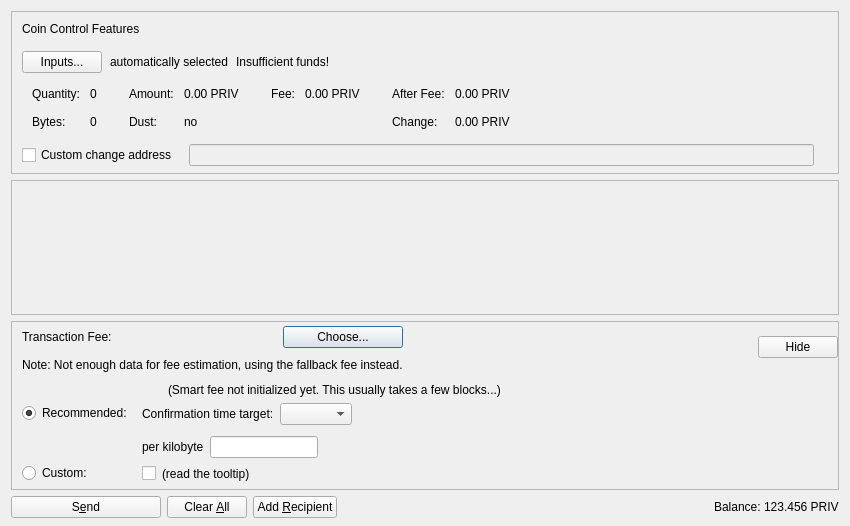
<?xml version="1.0" encoding="UTF-8"?>
<ui version="4.0">
 <class>SendCoinsDialog</class>
 <widget class="QDialog" name="SendCoinsDialog">
  <property name="geometry">
   <rect>
    <x>0</x>
    <y>0</y>
    <width>850</width>
    <height>526</height>
   </rect>
  </property>
  <property name="windowTitle">
   <string>Send Coins</string>
  </property>
  <layout class="QVBoxLayout" name="verticalLayout" stretch="0,1,0,0">
   <property name="bottomMargin">
    <number>8</number>
   </property>
   <item>
    <widget class="QFrame" name="frameCoinControl">
     <property name="sizePolicy">
      <sizepolicy hsizetype="Expanding" vsizetype="Expanding">
       <horstretch>0</horstretch>
       <verstretch>0</verstretch>
      </sizepolicy>
     </property>
     <property name="maximumSize">
      <size>
       <width>16777215</width>
       <height>16777215</height>
      </size>
     </property>
     <property name="frameShape">
      <enum>QFrame::StyledPanel</enum>
     </property>
     <property name="frameShadow">
      <enum>QFrame::Sunken</enum>
     </property>
     <layout class="QVBoxLayout" name="verticalLayoutCoinControl2">
      <property name="spacing">
       <number>0</number>
      </property>
      <property name="leftMargin">
       <number>0</number>
      </property>
      <property name="topMargin">
       <number>0</number>
      </property>
      <property name="rightMargin">
       <number>0</number>
      </property>
      <property name="bottomMargin">
       <number>6</number>
      </property>
      <item>
       <layout class="QVBoxLayout" name="verticalLayoutCoinControl" stretch="0,0,0,0,1">
        <property name="spacing">
         <number>0</number>
        </property>
        <property name="leftMargin">
         <number>10</number>
        </property>
        <property name="topMargin">
         <number>10</number>
        </property>
        <item>
         <layout class="QHBoxLayout" name="horizontalLayoutCoinControl1">
          <property name="bottomMargin">
           <number>15</number>
          </property>
          <item>
           <widget class="QLabel" name="labelCoinControlFeatures">
            <property name="sizePolicy">
             <sizepolicy hsizetype="Preferred" vsizetype="Maximum">
              <horstretch>0</horstretch>
              <verstretch>0</verstretch>
             </sizepolicy>
            </property>
            <property name="text">
             <string>Coin Control Features</string>
            </property>
           </widget>
          </item>
         </layout>
        </item>
        <item>
         <layout class="QHBoxLayout" name="horizontalLayoutCoinControl2" stretch="0,0,0,0">
          <property name="spacing">
           <number>8</number>
          </property>
          <property name="bottomMargin">
           <number>10</number>
          </property>
          <item>
           <widget class="QPushButton" name="pushButtonCoinControl">
            <property name="styleSheet">
             <string notr="true"/>
            </property>
            <property name="text">
             <string>Inputs...</string>
            </property>
            <property name="autoDefault">
             <bool>false</bool>
            </property>
           </widget>
          </item>
          <item>
           <widget class="QLabel" name="labelCoinControlAutomaticallySelected">
            <property name="text">
             <string>automatically selected</string>
            </property>
            <property name="margin">
             <number>5</number>
            </property>
           </widget>
          </item>
          <item>
           <widget class="QLabel" name="labelCoinControlInsuffFunds">
            <property name="text">
             <string>Insufficient funds!</string>
            </property>
            <property name="margin">
             <number>5</number>
            </property>
           </widget>
          </item>
          <item>
           <spacer name="horizontalSpacerCoinControl">
            <property name="orientation">
             <enum>Qt::Horizontal</enum>
            </property>
            <property name="sizeHint" stdset="0">
             <size>
              <width>40</width>
              <height>1</height>
             </size>
            </property>
           </spacer>
          </item>
         </layout>
        </item>
        <item>
         <widget class="QWidget" name="widgetCoinControl" native="true">
          <property name="sizePolicy">
           <sizepolicy hsizetype="Preferred" vsizetype="Preferred">
            <horstretch>0</horstretch>
            <verstretch>0</verstretch>
           </sizepolicy>
          </property>
          <property name="minimumSize">
           <size>
            <width>0</width>
            <height>0</height>
           </size>
          </property>
          <property name="styleSheet">
           <string notr="true"/>
          </property>
          <layout class="QHBoxLayout" name="horizontalLayoutCoinControl5">
           <property name="leftMargin">
            <number>0</number>
           </property>
           <property name="topMargin">
            <number>0</number>
           </property>
           <property name="rightMargin">
            <number>0</number>
           </property>
           <property name="bottomMargin">
            <number>0</number>
           </property>
           <item>
            <layout class="QHBoxLayout" name="horizontalLayoutCoinControl3" stretch="0,0,0,1">
             <property name="spacing">
              <number>20</number>
             </property>
             <property name="topMargin">
              <number>0</number>
             </property>
             <property name="bottomMargin">
              <number>10</number>
             </property>
             <item>
              <layout class="QFormLayout" name="formLayoutCoinControl1">
               <property name="horizontalSpacing">
                <number>10</number>
               </property>
               <property name="verticalSpacing">
                <number>14</number>
               </property>
               <property name="leftMargin">
                <number>10</number>
               </property>
               <property name="topMargin">
                <number>4</number>
               </property>
               <property name="rightMargin">
                <number>6</number>
               </property>
               <item row="0" column="0">
                <widget class="QLabel" name="labelCoinControlQuantityText">
                 <property name="text">
                  <string>Quantity:</string>
                 </property>
                 <property name="margin">
                  <number>0</number>
                 </property>
                </widget>
               </item>
               <item row="0" column="1">
                <widget class="QLabel" name="labelCoinControlQuantity">
                 <property name="cursor">
                  <cursorShape>IBeamCursor</cursorShape>
                 </property>
                 <property name="contextMenuPolicy">
                  <enum>Qt::ActionsContextMenu</enum>
                 </property>
                 <property name="text">
                  <string notr="true">0</string>
                 </property>
                 <property name="margin">
                  <number>0</number>
                 </property>
                 <property name="textInteractionFlags">
                  <set>Qt::LinksAccessibleByMouse|Qt::TextSelectableByKeyboard|Qt::TextSelectableByMouse</set>
                 </property>
                </widget>
               </item>
               <item row="1" column="0">
                <widget class="QLabel" name="labelCoinControlBytesText">
                 <property name="text">
                  <string>Bytes:</string>
                 </property>
                </widget>
               </item>
               <item row="1" column="1">
                <widget class="QLabel" name="labelCoinControlBytes">
                 <property name="cursor">
                  <cursorShape>IBeamCursor</cursorShape>
                 </property>
                 <property name="contextMenuPolicy">
                  <enum>Qt::ActionsContextMenu</enum>
                 </property>
                 <property name="text">
                  <string notr="true">0</string>
                 </property>
                 <property name="textInteractionFlags">
                  <set>Qt::LinksAccessibleByMouse|Qt::TextSelectableByKeyboard|Qt::TextSelectableByMouse</set>
                 </property>
                </widget>
               </item>
              </layout>
             </item>
             <item>
              <layout class="QFormLayout" name="formLayoutCoinControl2">
               <property name="horizontalSpacing">
                <number>10</number>
               </property>
               <property name="verticalSpacing">
                <number>14</number>
               </property>
               <property name="leftMargin">
                <number>6</number>
               </property>
               <property name="topMargin">
                <number>4</number>
               </property>
               <property name="rightMargin">
                <number>6</number>
               </property>
               <item row="0" column="0">
                <widget class="QLabel" name="labelCoinControlAmountText">
                 <property name="text">
                  <string>Amount:</string>
                 </property>
                 <property name="margin">
                  <number>0</number>
                 </property>
                </widget>
               </item>
               <item row="0" column="1">
                <widget class="QLabel" name="labelCoinControlAmount">
                 <property name="cursor">
                  <cursorShape>IBeamCursor</cursorShape>
                 </property>
                 <property name="contextMenuPolicy">
                  <enum>Qt::ActionsContextMenu</enum>
                 </property>
                 <property name="text">
                  <string notr="true">0.00 PRIV</string>
                 </property>
                 <property name="textInteractionFlags">
                  <set>Qt::LinksAccessibleByMouse|Qt::TextSelectableByKeyboard|Qt::TextSelectableByMouse</set>
                 </property>
                </widget>
               </item>
               <item row="1" column="0">
                <widget class="QLabel" name="labelCoinControlLowOutputText">
                 <property name="text">
                  <string>Dust:</string>
                 </property>
                </widget>
               </item>
               <item row="1" column="1">
                <widget class="QLabel" name="labelCoinControlLowOutput">
                 <property name="cursor">
                  <cursorShape>IBeamCursor</cursorShape>
                 </property>
                 <property name="contextMenuPolicy">
                  <enum>Qt::ActionsContextMenu</enum>
                 </property>
                 <property name="text">
                  <string notr="true">no</string>
                 </property>
                 <property name="textInteractionFlags">
                  <set>Qt::LinksAccessibleByMouse|Qt::TextSelectableByKeyboard|Qt::TextSelectableByMouse</set>
                 </property>
                </widget>
               </item>
              </layout>
             </item>
             <item>
              <layout class="QFormLayout" name="formLayoutCoinControl3">
               <property name="horizontalSpacing">
                <number>10</number>
               </property>
               <property name="verticalSpacing">
                <number>14</number>
               </property>
               <property name="leftMargin">
                <number>6</number>
               </property>
               <property name="topMargin">
                <number>4</number>
               </property>
               <property name="rightMargin">
                <number>6</number>
               </property>
               <item row="0" column="0">
                <widget class="QLabel" name="labelCoinControlFeeText">
                 <property name="text">
                  <string>Fee:</string>
                 </property>
                 <property name="margin">
                  <number>0</number>
                 </property>
                </widget>
               </item>
               <item row="0" column="1">
                <widget class="QLabel" name="labelCoinControlFee">
                 <property name="cursor">
                  <cursorShape>IBeamCursor</cursorShape>
                 </property>
                 <property name="contextMenuPolicy">
                  <enum>Qt::ActionsContextMenu</enum>
                 </property>
                 <property name="text">
                  <string notr="true">0.00 PRIV</string>
                 </property>
                 <property name="textInteractionFlags">
                  <set>Qt::LinksAccessibleByMouse|Qt::TextSelectableByKeyboard|Qt::TextSelectableByMouse</set>
                 </property>
                </widget>
               </item>
              </layout>
             </item>
             <item>
              <layout class="QFormLayout" name="formLayoutCoinControl4">
               <property name="horizontalSpacing">
                <number>10</number>
               </property>
               <property name="verticalSpacing">
                <number>14</number>
               </property>
               <property name="leftMargin">
                <number>6</number>
               </property>
               <property name="topMargin">
                <number>4</number>
               </property>
               <property name="rightMargin">
                <number>6</number>
               </property>
               <item row="0" column="0">
                <widget class="QLabel" name="labelCoinControlAfterFeeText">
                 <property name="text">
                  <string>After Fee:</string>
                 </property>
                 <property name="margin">
                  <number>0</number>
                 </property>
                </widget>
               </item>
               <item row="0" column="1">
                <widget class="QLabel" name="labelCoinControlAfterFee">
                 <property name="cursor">
                  <cursorShape>IBeamCursor</cursorShape>
                 </property>
                 <property name="contextMenuPolicy">
                  <enum>Qt::ActionsContextMenu</enum>
                 </property>
                 <property name="text">
                  <string notr="true">0.00 PRIV</string>
                 </property>
                 <property name="textInteractionFlags">
                  <set>Qt::LinksAccessibleByMouse|Qt::TextSelectableByKeyboard|Qt::TextSelectableByMouse</set>
                 </property>
                </widget>
               </item>
               <item row="1" column="0">
                <widget class="QLabel" name="labelCoinControlChangeText">
                 <property name="text">
                  <string>Change:</string>
                 </property>
                </widget>
               </item>
               <item row="1" column="1">
                <widget class="QLabel" name="labelCoinControlChange">
                 <property name="cursor">
                  <cursorShape>IBeamCursor</cursorShape>
                 </property>
                 <property name="contextMenuPolicy">
                  <enum>Qt::ActionsContextMenu</enum>
                 </property>
                 <property name="text">
                  <string notr="true">0.00 PRIV</string>
                 </property>
                 <property name="textInteractionFlags">
                  <set>Qt::LinksAccessibleByMouse|Qt::TextSelectableByKeyboard|Qt::TextSelectableByMouse</set>
                 </property>
                </widget>
               </item>
              </layout>
             </item>
            </layout>
           </item>
          </layout>
         </widget>
        </item>
        <item>
         <layout class="QHBoxLayout" name="horizontalLayoutCoinControl4" stretch="0,0,0">
          <property name="spacing">
           <number>12</number>
          </property>
          <property name="sizeConstraint">
           <enum>QLayout::SetDefaultConstraint</enum>
          </property>
          <property name="topMargin">
           <number>5</number>
          </property>
          <property name="rightMargin">
           <number>5</number>
          </property>
          <item>
           <widget class="QCheckBox" name="checkBoxCoinControlChange">
            <property name="toolTip">
             <string>If this is activated, but the change address is empty or invalid, change will be sent to a newly generated address.</string>
            </property>
            <property name="text">
             <string>Custom change address</string>
            </property>
           </widget>
          </item>
          <item>
           <widget class="QValidatedLineEdit" name="lineEditCoinControlChange">
            <property name="enabled">
             <bool>false</bool>
            </property>
            <property name="sizePolicy">
             <sizepolicy hsizetype="Expanding" vsizetype="Fixed">
              <horstretch>0</horstretch>
              <verstretch>0</verstretch>
             </sizepolicy>
            </property>
           </widget>
          </item>
          <item>
           <widget class="QLabel" name="labelCoinControlChangeLabel">
            <property name="sizePolicy">
             <sizepolicy hsizetype="Preferred" vsizetype="Expanding">
              <horstretch>0</horstretch>
              <verstretch>0</verstretch>
             </sizepolicy>
            </property>
            <property name="minimumSize">
             <size>
              <width>0</width>
              <height>0</height>
             </size>
            </property>
            <property name="text">
             <string/>
            </property>
            <property name="margin">
             <number>3</number>
            </property>
           </widget>
          </item>
         </layout>
        </item>
        <item>
         <spacer name="verticalSpacerCoinControl">
          <property name="orientation">
           <enum>Qt::Vertical</enum>
          </property>
          <property name="sizeHint" stdset="0">
           <size>
            <width>800</width>
            <height>1</height>
           </size>
          </property>
         </spacer>
        </item>
       </layout>
      </item>
     </layout>
    </widget>
   </item>
   <item>
    <widget class="QScrollArea" name="scrollArea">
     <property name="widgetResizable">
      <bool>true</bool>
     </property>
     <widget class="QWidget" name="scrollAreaWidgetContents">
      <property name="geometry">
       <rect>
        <x>0</x>
        <y>0</y>
        <width>830</width>
        <height>104</height>
       </rect>
      </property>
      <layout class="QVBoxLayout" name="verticalLayout_2" stretch="0,1">
       <property name="leftMargin">
        <number>0</number>
       </property>
       <property name="topMargin">
        <number>0</number>
       </property>
       <property name="rightMargin">
        <number>0</number>
       </property>
       <property name="bottomMargin">
        <number>0</number>
       </property>
       <item>
        <layout class="QVBoxLayout" name="entries">
         <property name="spacing">
          <number>6</number>
         </property>
        </layout>
       </item>
       <item>
        <spacer name="verticalSpacer">
         <property name="orientation">
          <enum>Qt::Vertical</enum>
         </property>
         <property name="sizeHint" stdset="0">
          <size>
           <width>20</width>
           <height>40</height>
          </size>
         </property>
        </spacer>
       </item>
      </layout>
     </widget>
    </widget>
   </item>
   <item>
    <widget class="QFrame" name="frameFee">
     <property name="sizePolicy">
      <sizepolicy hsizetype="Expanding" vsizetype="Expanding">
       <horstretch>0</horstretch>
       <verstretch>0</verstretch>
      </sizepolicy>
     </property>
     <property name="maximumSize">
      <size>
       <width>16777215</width>
       <height>16777215</height>
      </size>
     </property>
     <property name="frameShape">
      <enum>QFrame::StyledPanel</enum>
     </property>
     <property name="frameShadow">
      <enum>QFrame::Sunken</enum>
     </property>
     <layout class="QVBoxLayout" name="verticalLayoutFee1">
      <property name="spacing">
       <number>0</number>
      </property>
      <property name="leftMargin">
       <number>0</number>
      </property>
      <property name="topMargin">
       <number>0</number>
      </property>
      <property name="rightMargin">
       <number>0</number>
      </property>
      <property name="bottomMargin">
       <number>0</number>
      </property>
      <item>
       <layout class="QVBoxLayout" name="verticalLayoutFee2" stretch="0,0,0">
        <property name="spacing">
         <number>0</number>
        </property>
        <property name="leftMargin">
         <number>10</number>
        </property>
        <property name="topMargin">
         <number>0</number>
        </property>
        <item>
         <layout class="QHBoxLayout" name="horizontalLayoutFee1">
          <property name="bottomMargin">
           <number>0</number>
          </property>
          <item>
           <layout class="QVBoxLayout" name="verticalLayoutFee7">
            <property name="spacing">
             <number>0</number>
            </property>
            <item>
             <spacer name="verticalSpacerSmartFee">
              <property name="orientation">
               <enum>Qt::Vertical</enum>
              </property>
              <property name="sizeType">
               <enum>QSizePolicy::Fixed</enum>
              </property>
              <property name="sizeHint" stdset="0">
               <size>
                <width>1</width>
                <height>4</height>
               </size>
              </property>
             </spacer>
            </item>
            <item>
             <layout class="QHBoxLayout" name="horizontalLayoutSmartFee">
              <property name="spacing">
               <number>10</number>
              </property>
              <item>
               <widget class="QLabel" name="labelFeeHeadline">
                <property name="sizePolicy">
                 <sizepolicy hsizetype="Preferred" vsizetype="Maximum">
                  <horstretch>0</horstretch>
                  <verstretch>0</verstretch>
                 </sizepolicy>
                </property>
                <property name="text">
                 <string>Transaction Fee:</string>
                </property>
               </widget>
              </item>
              <item>
               <widget class="QLabel" name="labelFeeMinimized">
                <property name="text">
                 <string/>
                </property>
               </widget>
              </item>
              <item>
               <widget class="QPushButton" name="buttonChooseFee">
                <property name="text">
                 <string>Choose...</string>
                </property>
               </widget>
              </item>
             </layout>
            </item>
            <item>
             <spacer name="verticalSpacer_7">
              <property name="orientation">
               <enum>Qt::Vertical</enum>
              </property>
              <property name="sizeHint" stdset="0">
               <size>
                <width>1</width>
                <height>10</height>
               </size>
              </property>
             </spacer>
            </item>
            <item>
             <widget class="QLabel" name="fallbackFeeWarningLabel">
              <property name="toolTip">
               <string>Using the fallbackfee can result in sending a transaction that will take several hours or days (or never) to confirm. Consider choosing your fee manually or wait until you have validated the complete chain.</string>
              </property>
              <property name="text">
               <string>Note: Not enough data for fee estimation, using the fallback fee instead.</string>
              </property>
              <property name="wordWrap">
               <bool>false</bool>
              </property>
             </widget>
            </item>
            <item>
             <spacer name="verticalSpacer_5">
              <property name="orientation">
               <enum>Qt::Vertical</enum>
              </property>
              <property name="sizeHint" stdset="0">
               <size>
                <width>1</width>
                <height>1</height>
               </size>
              </property>
             </spacer>
            </item>
           </layout>
          </item>
          <item>
           <spacer name="horizontalSpacer_4">
            <property name="orientation">
             <enum>Qt::Horizontal</enum>
            </property>
            <property name="sizeHint" stdset="0">
             <size>
              <width>1</width>
              <height>1</height>
             </size>
            </property>
           </spacer>
          </item>
          <item>
           <widget class="QPushButton" name="buttonMinimizeFee">
            <property name="toolTip">
             <string>collapse fee-settings</string>
            </property>
            <property name="text">
             <string>Hide</string>
            </property>
           </widget>
          </item>
         </layout>
        </item>
        <item>
         <widget class="QFrame" name="frameFeeSelection">
          <layout class="QVBoxLayout" name="verticalLayoutFee12">
           <property name="spacing">
            <number>0</number>
           </property>
           <property name="leftMargin">
            <number>0</number>
           </property>
           <property name="topMargin">
            <number>0</number>
           </property>
           <property name="rightMargin">
            <number>0</number>
           </property>
           <property name="bottomMargin">
            <number>0</number>
           </property>
           <item>
            <layout class="QGridLayout" name="gridLayoutFee">
             <property name="topMargin">
              <number>10</number>
             </property>
             <property name="bottomMargin">
              <number>4</number>
             </property>
             <property name="horizontalSpacing">
              <number>10</number>
             </property>
             <property name="verticalSpacing">
              <number>4</number>
             </property>
             <item row="1" column="1">
              <layout class="QVBoxLayout" name="verticalLayoutFee8">
               <property name="spacing">
                <number>6</number>
               </property>
               <property name="topMargin">
                <number>3</number>
               </property>
               <item>
                <layout class="QHBoxLayout" name="horizontalLayoutFee13" stretch="0,0,1">
                 <item>
                  <widget class="QLabel" name="labelCustomPerKilobyte">
                   <property name="toolTip">
                    <string>If the custom fee is set to 1000 duffs and the transaction is only 250 bytes, then &quot;per kilobyte&quot; only pays 250 duffs in fee,&lt;br /&gt;while &quot;at least&quot; pays 1000 duffs. For transactions bigger than a kilobyte both pay by kilobyte.</string>
                   </property>
                   <property name="text">
                    <string>per kilobyte</string>
                   </property>
                  </widget>
                 </item>
                 <item>
                  <widget class="BitcoinAmountField" name="customFee"/>
                 </item>
                 <item>
                  <spacer name="horizontalSpacer_6">
                   <property name="orientation">
                    <enum>Qt::Horizontal</enum>
                   </property>
                   <property name="sizeHint" stdset="0">
                    <size>
                     <width>1</width>
                     <height>1</height>
                    </size>
                   </property>
                  </spacer>
                 </item>
                </layout>
               </item>
               <item>
                <layout class="QHBoxLayout" name="horizontalLayoutFee8">
                 <item>
                  <widget class="QCheckBox" name="checkBoxMinimumFee">
                   <property name="toolTip">
                    <string>Paying only the minimum fee is just fine as long as there is less transaction volume than space in the blocks.&lt;br /&gt;But be aware that this can end up in a never confirming transaction once there is more demand for privcy transactions than the network can process.</string>
                   </property>
                   <property name="text">
                    <string/>
                   </property>
                  </widget>
                 </item>
                 <item>
                  <widget class="QLabel" name="labelMinFeeWarning">
                   <property name="enabled">
                    <bool>true</bool>
                   </property>
                   <property name="toolTip">
                    <string>Paying only the minimum fee is just fine as long as there is less transaction volume than space in the blocks.&lt;br /&gt;But be aware that this can end up in a never confirming transaction once there is more demand for privcy transactions than the network can process.</string>
                   </property>
                   <property name="text">
                    <string>(read the tooltip)</string>
                   </property>
                   <property name="margin">
                    <number>5</number>
                   </property>
                  </widget>
                 </item>
                 <item>
                  <spacer name="horizontalSpacer_2">
                   <property name="orientation">
                    <enum>Qt::Horizontal</enum>
                   </property>
                   <property name="sizeHint" stdset="0">
                    <size>
                     <width>1</width>
                     <height>1</height>
                    </size>
                   </property>
                  </spacer>
                 </item>
                </layout>
               </item>
              </layout>
             </item>
             <item row="0" column="0">
              <layout class="QVBoxLayout" name="verticalLayoutFee4" stretch="0,1">
               <property name="topMargin">
                <number>20</number>
               </property>
               <property name="bottomMargin">
                <number>3</number>
               </property>
               <item>
                <widget class="QRadioButton" name="radioSmartFee">
                 <property name="text">
                  <string>Recommended:</string>
                 </property>
                 <property name="checked">
                  <bool>true</bool>
                 </property>
                 <attribute name="buttonGroup">
                  <string notr="true">groupFee</string>
                 </attribute>
                </widget>
               </item>
               <item>
                <spacer name="verticalSpacer_2">
                 <property name="orientation">
                  <enum>Qt::Vertical</enum>
                 </property>
                 <property name="sizeHint" stdset="0">
                  <size>
                   <width>1</width>
                   <height>1</height>
                  </size>
                 </property>
                </spacer>
               </item>
              </layout>
             </item>
             <item row="1" column="0">
              <layout class="QVBoxLayout" name="verticalLayoutFee9" stretch="0,1">
               <property name="topMargin">
                <number>30</number>
               </property>
               <item>
                <widget class="QRadioButton" name="radioCustomFee">
                 <property name="text">
                  <string>Custom:</string>
                 </property>
                 <attribute name="buttonGroup">
                  <string notr="true">groupFee</string>
                 </attribute>
                </widget>
               </item>
               <item>
                <spacer name="verticalSpacer_6">
                 <property name="orientation">
                  <enum>Qt::Vertical</enum>
                 </property>
                 <property name="sizeHint" stdset="0">
                  <size>
                   <width>1</width>
                   <height>1</height>
                  </size>
                 </property>
                </spacer>
               </item>
              </layout>
             </item>
             <item row="0" column="1">
              <layout class="QVBoxLayout" name="verticalLayoutFee3" stretch="0,0,1">
               <property name="spacing">
                <number>6</number>
               </property>
               <property name="topMargin">
                <number>0</number>
               </property>
               <property name="bottomMargin">
                <number>3</number>
               </property>
               <item>
                <layout class="QHBoxLayout" name="horizontalLayoutFee12">
                 <item>
                  <widget class="QLabel" name="labelSmartFee">
                   <property name="text">
                    <string/>
                   </property>
                   <property name="margin">
                    <number>2</number>
                   </property>
                  </widget>
                 </item>
                 <item>
                  <widget class="QLabel" name="labelFeeEstimation">
                   <property name="text">
                    <string/>
                   </property>
                  </widget>
                 </item>
                 <item>
                  <widget class="QLabel" name="labelSmartFee2">
                   <property name="text">
                    <string>(Smart fee not initialized yet. This usually takes a few blocks...)</string>
                   </property>
                   <property name="margin">
                    <number>2</number>
                   </property>
                  </widget>
                 </item>
                 <item>
                  <spacer name="horizontalSpacer_5">
                   <property name="orientation">
                    <enum>Qt::Horizontal</enum>
                   </property>
                   <property name="sizeHint" stdset="0">
                    <size>
                     <width>1</width>
                     <height>1</height>
                    </size>
                   </property>
                  </spacer>
                 </item>
                </layout>
               </item>
               <item>
                <layout class="QHBoxLayout" name="horizontalLayoutFee9">
                 <item>
                  <layout class="QVBoxLayout" name="verticalLayoutFee6">
                   <item>
                    <widget class="QLabel" name="labelSmartFee3">
                     <property name="text">
                      <string>Confirmation time target:</string>
                     </property>
                     <property name="margin">
                      <number>2</number>
                     </property>
                    </widget>
                   </item>
                  </layout>
                 </item>
                 <item>
                  <layout class="QVBoxLayout" name="verticalLayoutFee5">
                   <property name="rightMargin">
                    <number>30</number>
                   </property>
                   <item>
                    <layout class="QHBoxLayout" name="horizontalLayoutConfTarget">
                     <property name="bottomMargin">
                      <number>0</number>
                     </property>
                     <item>
                      <widget class="QComboBox" name="confTargetSelector"/>
                     </item>
                     <item>
                      <spacer name="horizontalSpacerConfTarget">
                       <property name="orientation">
                        <enum>Qt::Horizontal</enum>
                       </property>
                       <property name="sizeHint" stdset="0">
                        <size>
                         <width>40</width>
                         <height>20</height>
                        </size>
                       </property>
                      </spacer>
                     </item>
                    </layout>
                   </item>
                  </layout>
                 </item>
                </layout>
               </item>
               <item>
                <spacer name="verticalSpacer_4">
                 <property name="orientation">
                  <enum>Qt::Vertical</enum>
                 </property>
                 <property name="sizeHint" stdset="0">
                  <size>
                   <width>1</width>
                   <height>1</height>
                  </size>
                 </property>
                </spacer>
               </item>
              </layout>
             </item>
            </layout>
           </item>
          </layout>
         </widget>
        </item>
        <item>
         <spacer name="verticalSpacerFee">
          <property name="orientation">
           <enum>Qt::Vertical</enum>
          </property>
          <property name="sizeHint" stdset="0">
           <size>
            <width>800</width>
            <height>1</height>
           </size>
          </property>
         </spacer>
        </item>
       </layout>
      </item>
     </layout>
    </widget>
   </item>
   <item>
    <layout class="QHBoxLayout" name="horizontalLayout">
     <item>
      <widget class="QPushButton" name="sendButton">
       <property name="minimumSize">
        <size>
         <width>150</width>
         <height>0</height>
        </size>
       </property>
       <property name="toolTip">
        <string>Confirm the send action</string>
       </property>
       <property name="text">
        <string>S&amp;end</string>
       </property>
       <property name="autoDefault">
        <bool>false</bool>
       </property>
       <property name="default">
        <bool>false</bool>
       </property>
      </widget>
     </item>
     <item>
      <widget class="QPushButton" name="clearButton">
       <property name="sizePolicy">
        <sizepolicy hsizetype="Minimum" vsizetype="Fixed">
         <horstretch>0</horstretch>
         <verstretch>0</verstretch>
        </sizepolicy>
       </property>
       <property name="toolTip">
        <string>Clear all fields of the form.</string>
       </property>
       <property name="text">
        <string>Clear &amp;All</string>
       </property>
       <property name="autoDefault">
        <bool>false</bool>
       </property>
      </widget>
     </item>
     <item>
      <widget class="QPushButton" name="addButton">
       <property name="toolTip">
        <string>Send to multiple recipients at once</string>
       </property>
       <property name="text">
        <string>Add &amp;Recipient</string>
       </property>
       <property name="autoDefault">
        <bool>false</bool>
       </property>
      </widget>
     </item>
     <item>
      <spacer name="horizontalSpacer">
       <property name="orientation">
        <enum>Qt::Horizontal</enum>
       </property>
       <property name="sizeHint" stdset="0">
        <size>
         <width>40</width>
         <height>20</height>
        </size>
       </property>
      </spacer>
     </item>
     <item>
      <layout class="QHBoxLayout" name="horizontalLayout_2">
       <property name="spacing">
        <number>3</number>
       </property>
       <item>
        <widget class="QLabel" name="labelBalanceText">
         <property name="text">
          <string>Balance:</string>
         </property>
        </widget>
       </item>
       <item>
        <widget class="QLabel" name="labelBalance">
         <property name="sizePolicy">
          <sizepolicy hsizetype="Preferred" vsizetype="Preferred">
           <horstretch>0</horstretch>
           <verstretch>0</verstretch>
          </sizepolicy>
         </property>
         <property name="cursor">
          <cursorShape>IBeamCursor</cursorShape>
         </property>
         <property name="text">
          <string notr="true">123.456 PRIV</string>
         </property>
         <property name="textInteractionFlags">
          <set>Qt::LinksAccessibleByMouse|Qt::TextSelectableByKeyboard|Qt::TextSelectableByMouse</set>
         </property>
        </widget>
       </item>
      </layout>
     </item>
    </layout>
   </item>
  </layout>
 </widget>
 <customwidgets>
  <customwidget>
   <class>QValidatedLineEdit</class>
   <extends>QLineEdit</extends>
   <header>qt/qvalidatedlineedit.h</header>
  </customwidget>
  <customwidget>
   <class>BitcoinAmountField</class>
   <extends>QLineEdit</extends>
   <header>qt/bitcoinamountfield.h</header>
   <container>1</container>
  </customwidget>
 </customwidgets>
 <resources>
  <include location="../privcy.qrc"/>
 </resources>
 <connections/>
 <buttongroups>
  <buttongroup name="groupFee"/>
 </buttongroups>
</ui>
